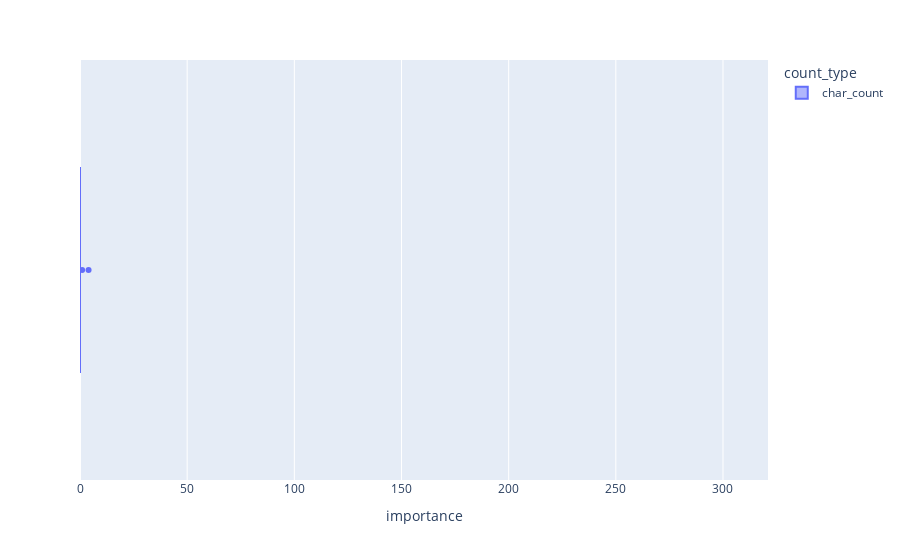

Write notebook code for a chart like this one.
### Code cell
px.box(
    word_features,
    x="importance",
    color="count_type",
    range_x=(df.importance.min(), df.importance.max()),
)

### Figure 1 — Plotly figure (JSON) as saved in the notebook; plotly's stock layout.template omitted (floating-point values rounded to 4 significant figures)
{"data": [{"alignmentgroup": "True", "hovertemplate": "count_type=char_count<br>importance=%{x}<extra></extra>", "legendgroup": "char_count", "marker": {"color": "#636efa"}, "name": "char_count", "notched": false, "offsetgroup": "char_count", "orientation": "h", "showlegend": true, "type": "box", "x": [4, 1, 0, 0, 0, 0, 0, 0, 0, 0, 0, 0, 0, 0, 0, 0, 0, 0, 0, 0, 0, 0, 0, 0, 0, 0, 0, 0, 0, 0, 0, 0], "x0": " ", "xaxis": "x", "y0": " ", "yaxis": "y"}], "layout": {"boxmode": "group", "legend": {"title": {"text": "count_type"}, "tracegroupgap": 0}, "margin": {"t": 60}, "xaxis": {"anchor": "y", "domain": [0, 1], "range": [0, 321], "title": {"text": "importance"}}, "yaxis": {"anchor": "x", "domain": [0, 1]}}}
